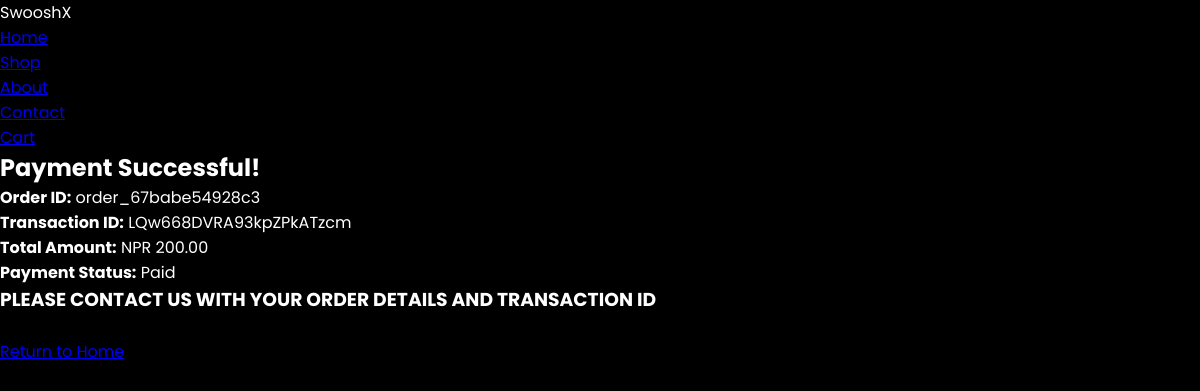
/success.php?purchase_order_id=order_67babe54928c3, run on the app's committed database.
### tables this page shows
CREATE TABLE `orders` (
  `id` int(11) NOT NULL,
  `user_id` int(11) NOT NULL,
  `product_id` int(11) NOT NULL,
  `quantity` int(11) NOT NULL,
  `total_amount` decimal(10,2) NOT NULL,
  `payment_status` enum('Pending','Paid','Failed') DEFAULT 'Pending',
  `transaction_id` varchar(255) DEFAULT NULL,
  `created_at` timestamp NOT NULL DEFAULT current_timestamp(),
  `updated_at` timestamp NOT NULL DEFAULT current_timestamp() ON UPDATE current_timestamp(),
  `purchase_order_id` varchar(50) DEFAULT NULL
);

### success.php (the view, shortened to what this page needs)
<?php
include 'db_connect.php';
$purchase_order_id = $_GET['purchase_order_id'];
$stmt = $conn->prepare("SELECT * FROM orders WHERE purchase_order_id = ?");
$stmt->bind_param("s", $purchase_order_id);
$stmt->execute();
$result = $stmt->get_result();
$order = $result->fetch_assoc();
?>
<!DOCTYPE html>
<html lang="en">
<head>
    <link rel="stylesheet" href="styles.css">
</head>
<body>
    <header>
        <div class="logo">SwooshX</div>
        <nav>
            <ul>
                <li><a href="home.php">Home</a></li>
                <li><a href="shop.php">Shop</a></li>
                <li><a href="about.html">About</a></li>
                <li><a href="contact.html">Contact</a></li>
                <li><a href="cart.php">Cart</a></li>
            </ul>
        </nav>
    </header>
    <section class="payment-success">
        <h1>Payment Successful!</h1>
        <p><strong>Order ID:</strong> <?php echo $order['purchase_order_id']; ?></p>
        <p><strong>Transaction ID:</strong> <?php echo $order['transaction_id']; ?></p>
        <p><strong>Total Amount:</strong> NPR <?php echo number_format($order['total_amount'], 2); ?></p>
        <p><strong>Payment Status:</strong> <?php echo $order['payment_status']; ?></p>
        <h3>PLEASE CONTACT US WITH YOUR ORDER DETAILS AND TRANSACTION ID </h3>
        <br>
        <a href="home.php" class="btn">Return to Home</a>
    </section>
</body>
</html>

### styles.css (style rules this page uses)
* { margin: 0; padding: 0; box-sizing: border-box; font-family: "Poppins", sans-serif; }
body { background: black; color: white; }

### data on the page
orders: purchase_order "order_67babe54928c3", transaction "LQw668DVRA93kpZPkATzcm", total_amount "200.00", payment_status "Paid"
